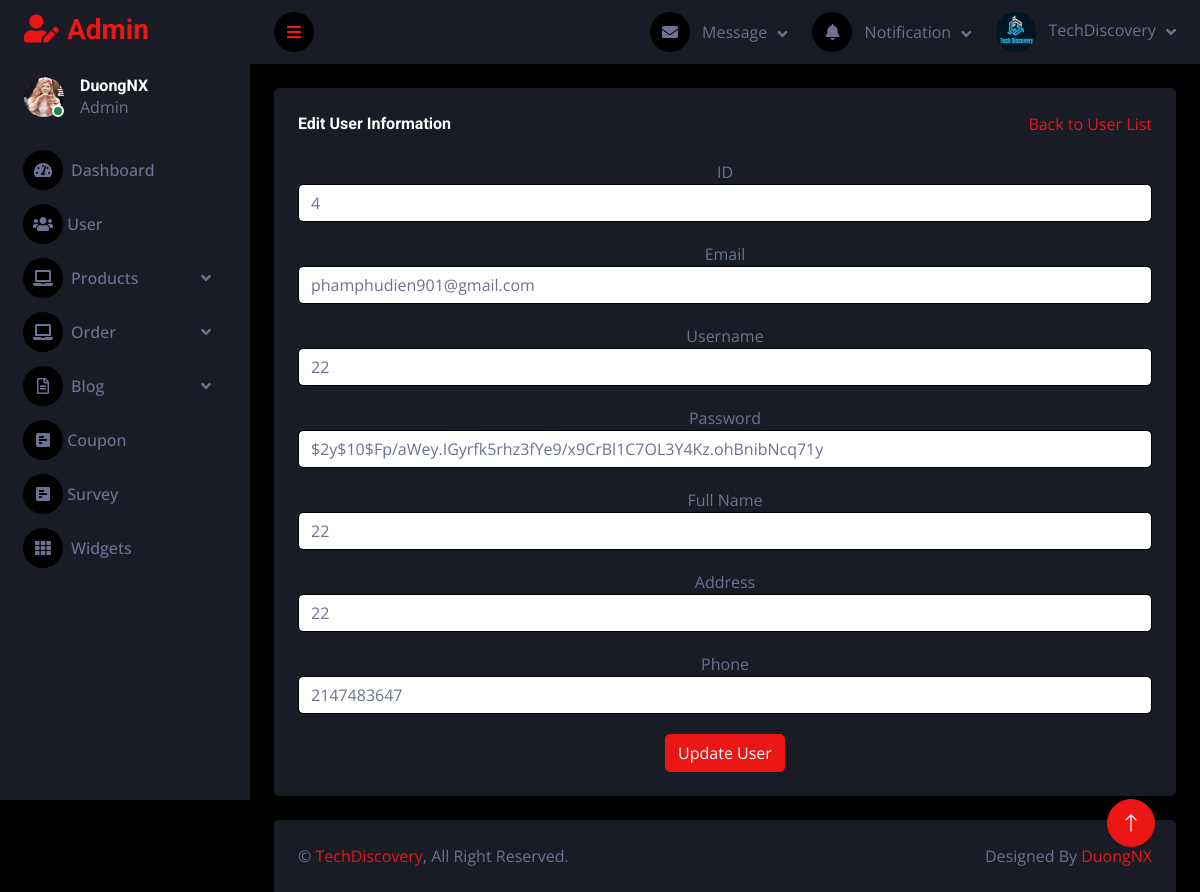
The app's page /admin/userlistedit.php?id=4, older data.
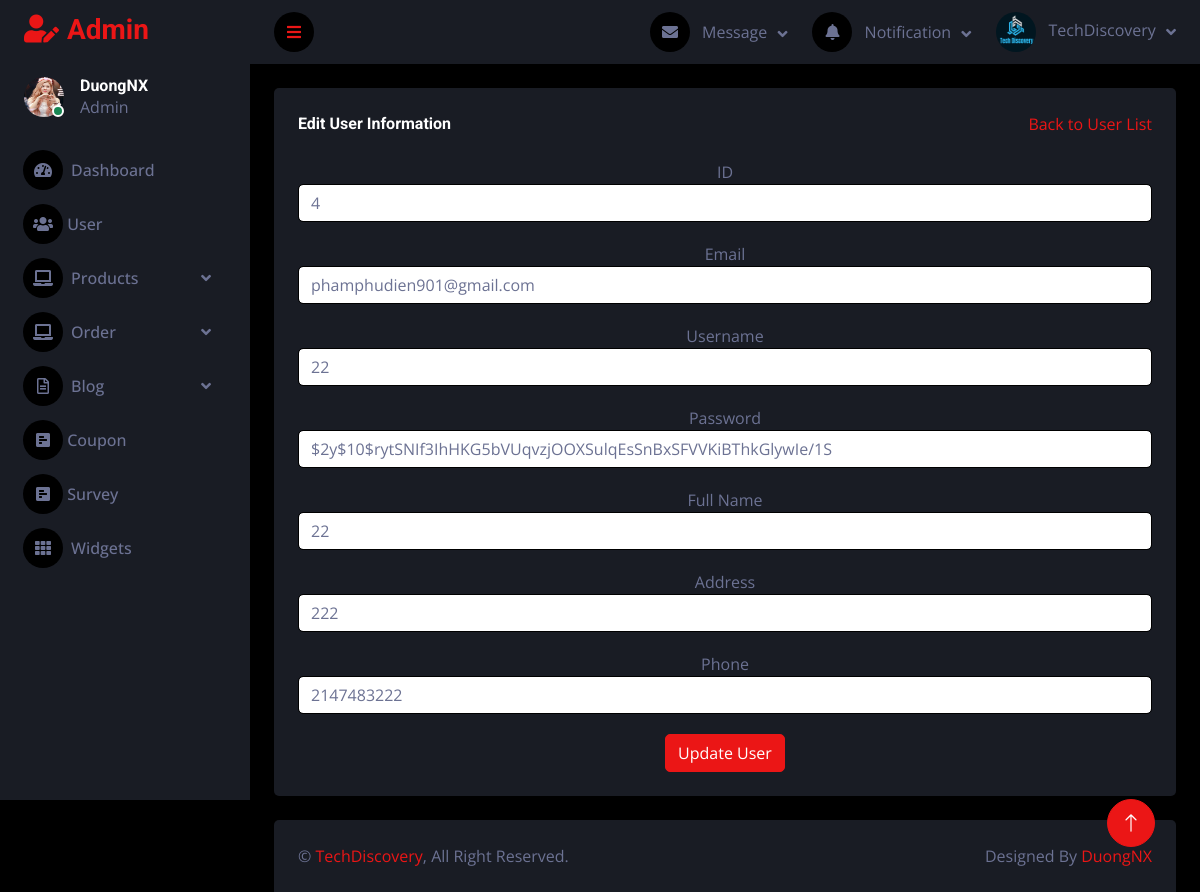
The same page, newer data.
### tables this page shows
CREATE TABLE `users` (
  `id` int(3) NOT NULL,
  `email` varchar(250) NOT NULL,
  `username` varchar(250) NOT NULL,
  `password` varchar(255) NOT NULL,
  `fullname` varchar(255) NOT NULL,
  `address` varchar(255) NOT NULL,
  `phone` int(10) NOT NULL,
  `verification_code` int(6) NOT NULL,
  `registration_time` datetime NOT NULL DEFAULT current_timestamp(),
  `role` varchar(255) DEFAULT 'user',
  `is_online` tinyint(1) NOT NULL DEFAULT 0,
  `avatar` varchar(50) NOT NULL
);

### admin/database.php (called while the page is built, shortened)
<?php
class Database
{
    public $host = DB_HOST;
    public $user = DB_USER;
    public $pass = DB_PASS;
    public $dbname = DB_NAME;
    public $link;
    private function connectDB()
    {
        $this->link = new mysqli($this->host, $this->user, $this->pass, $this->dbname);
    }
    public function select($query)
    {
        $result = $this->link->query($query) or die($this->link->error . __LINE__);
        if ($result->num_rows > 0) {
            return $result;
        } else {
            return false;
        }
    }
}
?>

### admin/class/user_class.php (called while the page is built, shortened)
<?php
include 'database.php';
class User {
    private $db;
    public function __construct() {
        $this->db = new Database();
    }
    public function get_user_by_id($user_id) {
        $query = "SELECT id, email, username, password , fullname, address, phone FROM users WHERE id = '$user_id'";
        $result = $this->db->select($query);
        return $result;
    }
}
?>

### admin/userlistedit.php (the view)
<?php
include "header.php";
include "sidebar.php";
include "navbar.php";
include "class/user_class.php";
if ($_SERVER["REQUEST_METHOD"] == "POST") {
    $user_id = $_POST["id"];
    $email = $_POST["email"];
    $username = $_POST["username"];
    $password = $_POST["password"];
    $fullname = $_POST["fullname"];
    $address = $_POST["address"];
    $phone = $_POST["phone"];
    $user = new User();
    $user->update_user($user_id, $email, $username, $password, $fullname, $address, $phone);
} else {
    if (isset($_GET["id"])) {
        $user_id = $_GET["id"];
        $user = new User();
        $user_info = $user->get_user_by_id($user_id);
        if ($user_info && $user_info->num_rows > 0) {
            $row = $user_info->fetch_assoc();
            $user_id = $row["id"];
            $email = $row['email'];
            $username = $row['username'];
            $password = $row['password'];
            $fullname = $row["fullname"];
            $address = $row["address"];
            $phone = $row["phone"];
        } else {
            header("Location: ../admin/userlist.php");
            exit;
        }
    } else {
        header("Location: ../admin/userlist.php");
        exit;
    }
}
?>
<div class="container-fluid pt-4 px-4">
        <div class="bg-secondary text-center rounded p-4">
        <div class="d-flex align-items-center justify-content-between mb-4">
            <h6 class="mb-0">Edit User Information</h6>
            <a href="userlist.php">Back to User List</a>
        </div>
        <div class="admin-content-right-category-add">
            <form action="" method="POST">
            <div class="form-group">
                    <label for="id">ID</label>
                    <input name="id" type="text" class="form-control" required value="<?php echo $user_id; ?>">
                </div>
                <div class="form-group">
                    <label for="email">Email</label>
                    <input name="email" type="email" class="form-control" required value="<?php echo $email; ?>">
                </div>
                <div class="form-group">
                    <label for="username">Username</label>
                    <input name="username" type="text" class="form-control" required value="<?php echo $username; ?>">
                </div>
                <div class="form-group">
                    <label for="password">Password</label>
                    <input name="password" type="text" class="form-control" required value="<?php echo $password; ?>">
                </div>
                    <div class="form-group">
                        <label for="fullname">Full Name</label>
                        <input name="fullname" type="text" class="form-control" required value="<?php echo $fullname; ?>">
                    </div>
                    <div class="form-group">
                        <label for="address">Address</label>
                        <input name="address" type="text" class="form-control" required value="<?php echo $address; ?>">
                    </div>
                    <div class="form-group">
                        <label for="phone">Phone</label>
                        <input name="phone" type="text" class="form-control" required value="<?php echo $phone; ?>">
                    </div>
                    <button type="submit" class="btn btn-primary">Update User</button>
                </form>
            </div>
        </div>
    </div>
<?php include "footer.php";  ?>

Row changes from the older to the newer data that the page shows:
changed users "phamphudien901@gmail.com": password "$2y$10$Fp/aWey.IGyrfk5rhz3fYe9/x9CrBl1C7OL3Y4Kz.ohBnibNcq71y" → "$2y$10$rytSNIf3IhHKG5bVUqvzjOOXSulqEsSnBxSFVVKiBThkGlywIe/1S"; address "22" → "222"; phone "2147483647" → "2147483222"
